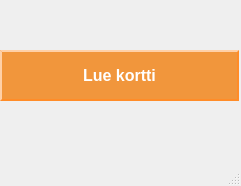
<?xml version="1.0" encoding="UTF-8"?>
<ui version="4.0">
 <class>MainWindow</class>
 <widget class="QMainWindow" name="MainWindow">
  <property name="geometry">
   <rect>
    <x>0</x>
    <y>0</y>
    <width>241</width>
    <height>186</height>
   </rect>
  </property>
  <property name="windowTitle">
   <string>MainWindow</string>
  </property>
  <widget class="QWidget" name="centralwidget">
   <widget class="QPushButton" name="pushButton">
    <property name="geometry">
     <rect>
      <x>0</x>
      <y>50</y>
      <width>239</width>
      <height>51</height>
     </rect>
    </property>
    <property name="font">
     <font>
      <pointsize>12</pointsize>
      <bold>true</bold>
     </font>
    </property>
    <property name="styleSheet">
     <string notr="true">QPushButton{
background-color:rgba(242, 140, 40,0.9); color: rgba(0, 0, 0, 0.8); border-style: outset;  border-width: 2px; border-color: rgba(255, 140, 40,1); 
color: white;
}
QPushButton#pushButton:hover {
    background-color: rgba(230, 120, 40,0.9);
color: black;
}</string>
    </property>
    <property name="text">
     <string>Lue kortti</string>
    </property>
   </widget>
  </widget>
  <widget class="QMenuBar" name="menubar">
   <property name="geometry">
    <rect>
     <x>0</x>
     <y>0</y>
     <width>241</width>
     <height>21</height>
    </rect>
   </property>
  </widget>
  <widget class="QStatusBar" name="statusbar"/>
 </widget>
 <resources/>
 <connections/>
</ui>
